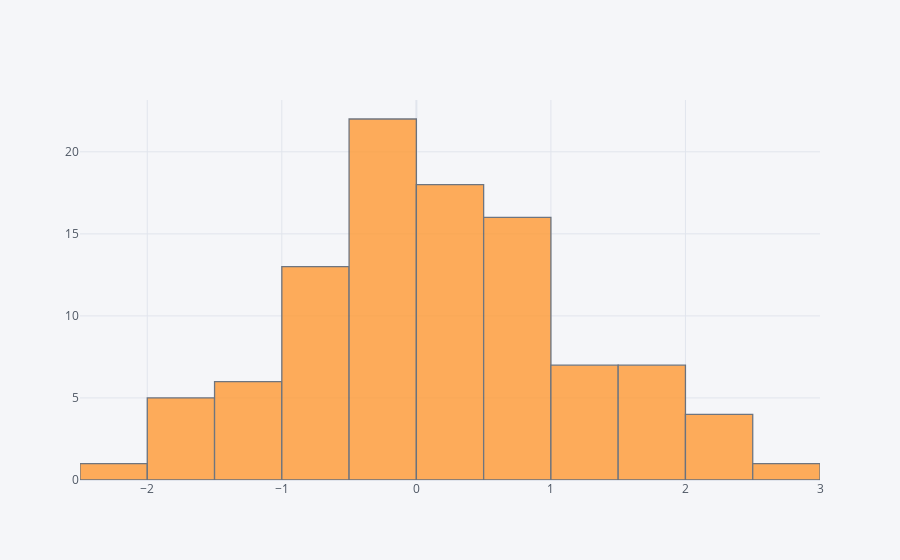

Here is the notebook cell this chart was saved with:
### Markdown cell above
## histogram

### Code cell
df['A'].iplot(kind='hist',bins=25)

### Figure 1 — Plotly figure (JSON) as saved in the notebook; plotly's stock layout.template omitted (floating-point values rounded to 4 significant figures)
{"data": [{"histfunc": "count", "histnorm": "", "marker": {"color": "rgba(255, 153, 51, 1.0)", "line": {"color": "#4D5663", "width": 1.3}}, "name": "A", "nbinsx": 25, "opacity": 0.8, "orientation": "v", "type": "histogram", "x": [-1.234, 0.7355, 0.183, 0.4997, -0.4164, 0.7726, -0.3191, -0.3451, 0.1757, 1.283, -0.6702, 0.1726, -0.5371, 0.1487, -1.113, 0.9181, 0.2917, -1.533, -1.498, -0.6778, 1.735, -0.6843, -2.39, -0.192, -0.7727, 0.4852, -0.03687, -0.2801, 0.1328, 0.3119, 1.556, -0.1496, -0.6254, 0.1441, -0.1778, -1.507, -0.9418, 1.882, -0.09792, 2.342, -1.046, 0.7668, 0.3744, -0.116, 1.316, -0.4704, 0.5388, 0.7426, 0.9625, -0.2985, -0.2183, 0.9023, 1.155, -0.4639, 1.98, -0.9709, 0.4267, 0.7983, -0.7883, 2.214, 0.8517, 0.7307, 0.7636, 0.1065, 0.3602, 0.9747, -0.5557, 0.1746, -1.842, -1.985, 0.7467, 2.24, -0.8646, 0.03177, 1.086, 0.5766, 1.843, -0.5982, 1.282, -1.486, -0.4062, 1.228, -0.1516, -0.1912, 1.641, -0.1659, -1.292, -0.8692, -1.851, 2.258, 2.629, -0.06846, 1.751, -0.4671, -0.1075, 0.355, -0.0308, 0.4826, 0.6037, 1.2]}], "layout": {"barmode": "overlay", "legend": {"bgcolor": "#F5F6F9", "font": {"color": "#4D5663"}}, "paper_bgcolor": "#F5F6F9", "plot_bgcolor": "#F5F6F9", "title": {"font": {"color": "#4D5663"}}, "xaxis": {"gridcolor": "#E1E5ED", "showgrid": true, "tickfont": {"color": "#4D5663"}, "title": {"font": {"color": "#4D5663"}, "text": ""}, "zerolinecolor": "#E1E5ED"}, "yaxis": {"gridcolor": "#E1E5ED", "showgrid": true, "tickfont": {"color": "#4D5663"}, "title": {"font": {"color": "#4D5663"}, "text": ""}, "zerolinecolor": "#E1E5ED"}}}
